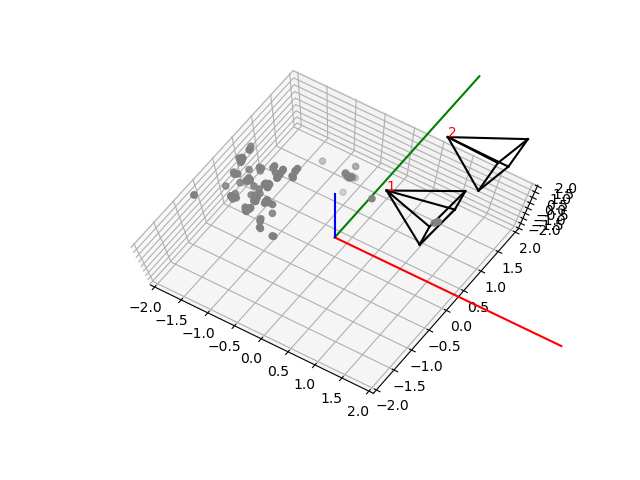
#> input picture project_2b/output/task_7/left_0 and left_1 points and camera pose1.png, 640 x 480 px; its folder holds only this picture in this run
$ jupyter execute --allow-errors task_7.ipynb
#> lines starting #> are read from the running program, lines starting #| are printed output that depends on the picture
[cell 1]
import cv2
import glob
import numpy as np
print("OpenCV version :  {0}".format(cv2.__version__))

# Step 1 Load the images and camera parameters.

[cell 2]
# 0 for grayscale
left_ = [cv2.imread(image, 0) for image in sorted(glob.glob("../../images/task_7/left_*.png"))]
#> left_ = 1 item
right_ = [cv2.imread(image, 0) for image in sorted(glob.glob("../../images/task_7/right_*.png"))]

import matplotlib.pyplot as plt
# [22 lines left out: function plot_figures, not called in this run]


# plot_figures({'left_0': left_[0], 'left_1': left_[1]}, 1, 2)

## Camera parameter matrices

[cell 3]
left_intrinsic = np.array([[423.27381306, 0, 341.34626532],
                           [0, 421.27401756, 269.28542111],
                           [0, 0, 1]])

right_intrinsic = np.array([[420.91160482, 0, 352.16135589],
                            [0, 418.72245958, 264.50726699],
                            [0, 0, 1]])

distCoeffs_left = np.array([-0.43394157423038077, 0.26707717557547866,
                             -0.00031144347020293427, 0.0005638938101488364,
                             -0.10970452266148858])
distCoeffs_right = np.array([-0.4145817681176909, 0.19961273246897668,
                             -0.00014832091141656534, -0.0013686760437966467,
                             -0.05113584625015141])

# Step 2 Detect, match, and associate features on the image pair.

## First, undistort the images

[cell 4]
def undistortImage(img, mtx, distCoeffs):
    h,  w = img.shape[:2]
    newcameramtx, roi = cv2.getOptimalNewCameraMatrix(mtx,distCoeffs,(w,h),0,(w,h))   # warp=0

#     dst = cv2.undistort(img, mtx, distCoeffs, None, newcameramtx)

    mapx, mapy = cv2.initUndistortRectifyMap(left_intrinsic, distCoeffs_left, None, newcameramtx, (w,h), 5)
    dst = cv2.remap(img, mapx, mapy, cv2.INTER_LINEAR)

    # crop the image
    x,y,w,h = roi
    return dst[y:y+h, x:x+w]

for i in range(len(left_)):
    left_[i] = undistortImage(left_[i], left_intrinsic, distCoeffs_left)
#> this loop made 1 pass
#> (newcameramtx in undistortImage, roi in undistortImage, x in undistortImage, y in undistortImage) on pass 1: ([[423.3, 0, 341.3], [0, 421.3, 269.3], [0, 0, 1]], (0, 0, 639, 479), 0, 0)
#> pass 1, in undistortImage, `mapx, mapy = cv2.initUndistortRectifyMap(left_intrinsic, distCoeffs_le..`:
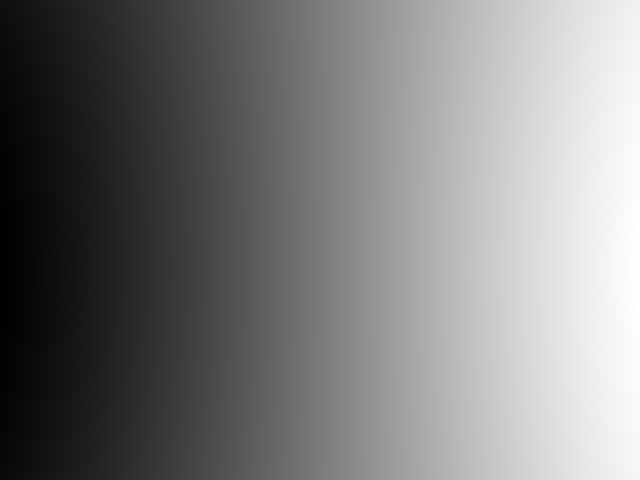
#> mapx: shape (480, 640) float32; min 68.54, max 591, mean 324.2; drawn with min black and max white
#> pass 1, in undistortImage, `mapx, mapy = cv2.initUndistortRectifyMap(left_intrinsic, distCoeffs_le..`:
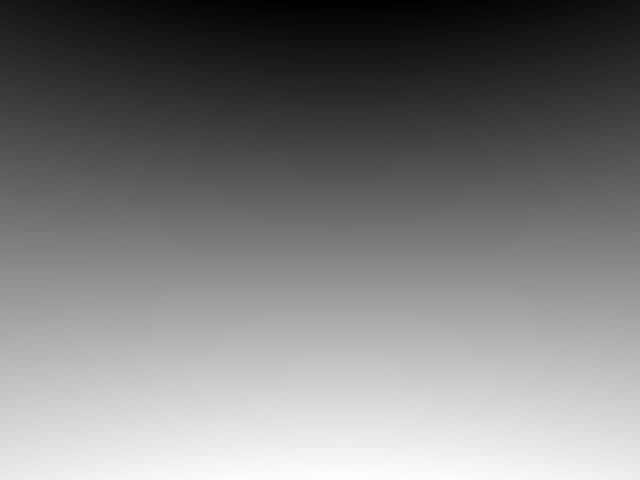
#> mapy: shape (480, 640) float32; min 37.59, max 459.4, mean 244.4; drawn with min black and max white
#> pass 1, in undistortImage, `dst = cv2.remap(img, mapx, mapy, cv2.INTER_LINEAR)`:
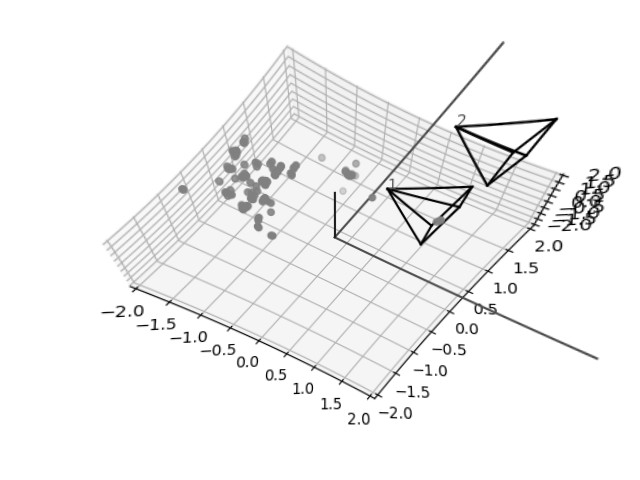
#> dst: shape (480, 640); min 0, max 255, mean 243.5

for i in range(len(right_)):
    right_[i] = undistortImage(right_[i], right_intrinsic, distCoeffs_right)
#> after the loop, right_ = []

# plot_figures({'left_0': left_[0], 'left_1': left_[1]}, 1, 2)

## Get ORB features

[cell 5]
left_0 = left_[0].copy()
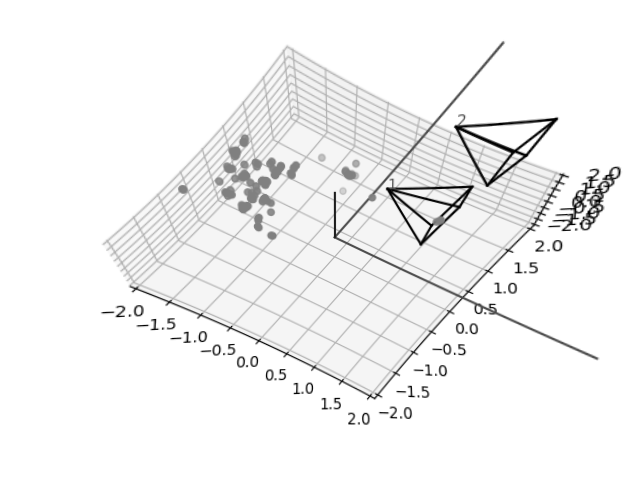
#> left_0: shape (479, 639); min 0, max 255, mean 243.5
#> (the rest of this cell did not finish here and is left out)

$ run again, on project_2b/output/task_7/left_0 and left_1 points and camera pose2.png
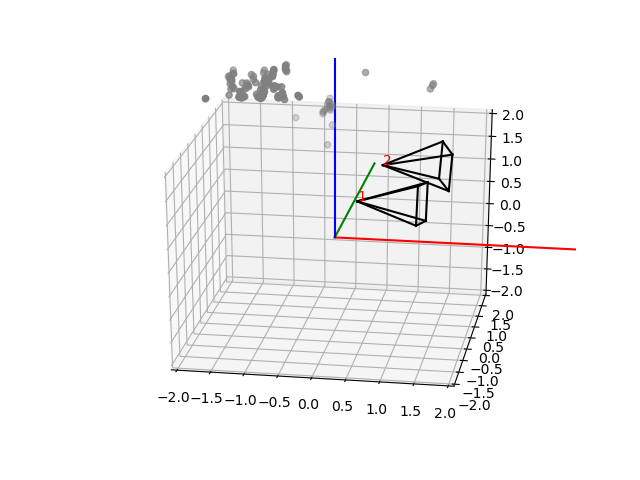
#> input picture project_2b/output/task_7/left_0 and left_1 points and camera pose2.png, 640 x 480 px
#> left_ = 1 item
#> the loop `for i in range(len(left_)):` made 1 pass
#> (newcameramtx in undistortImage, roi in undistortImage, x in undistortImage, y in undistortImage) on pass 1: ([[423.3, 0, 341.3], [0, 421.3, 269.3], [0, 0, 1]], (0, 0, 639, 479), 0, 0)
#> pass 1, in undistortImage, `dst = cv2.remap(img, mapx, mapy, cv2.INTER_LINEAR)`:
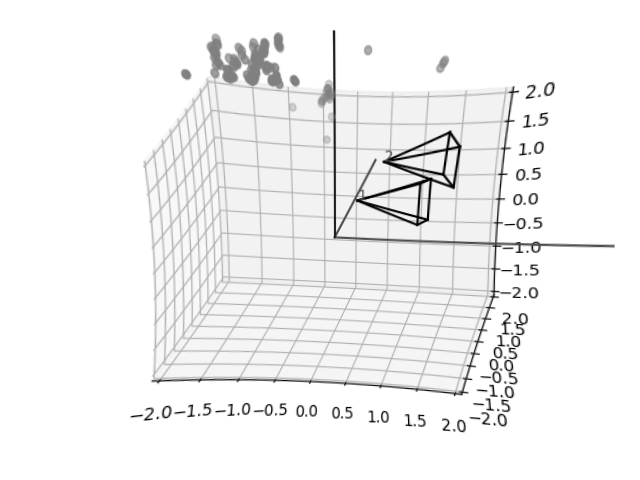
#> dst: shape (480, 640); min 0, max 255, mean 242.6
#> after the loop `for i in range(len(right_)):`: right_ = []
#> `left_0 = left_[0].copy()`:
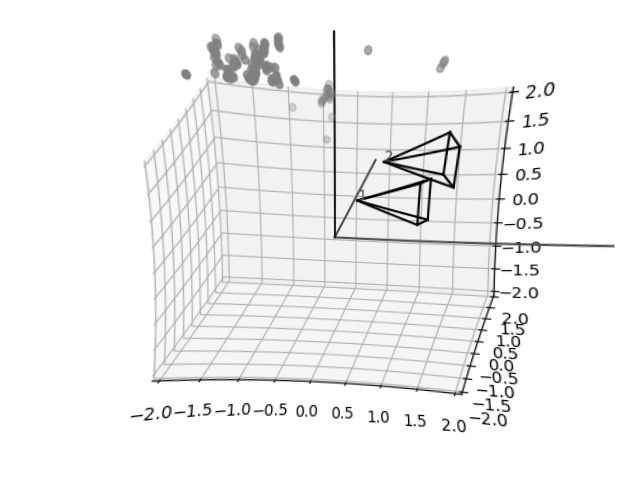
#> left_0: shape (479, 639); min 0, max 255, mean 242.6

$ run again, on project_2b/output/task_7/left_1 and left_2 points and camera pose1.png
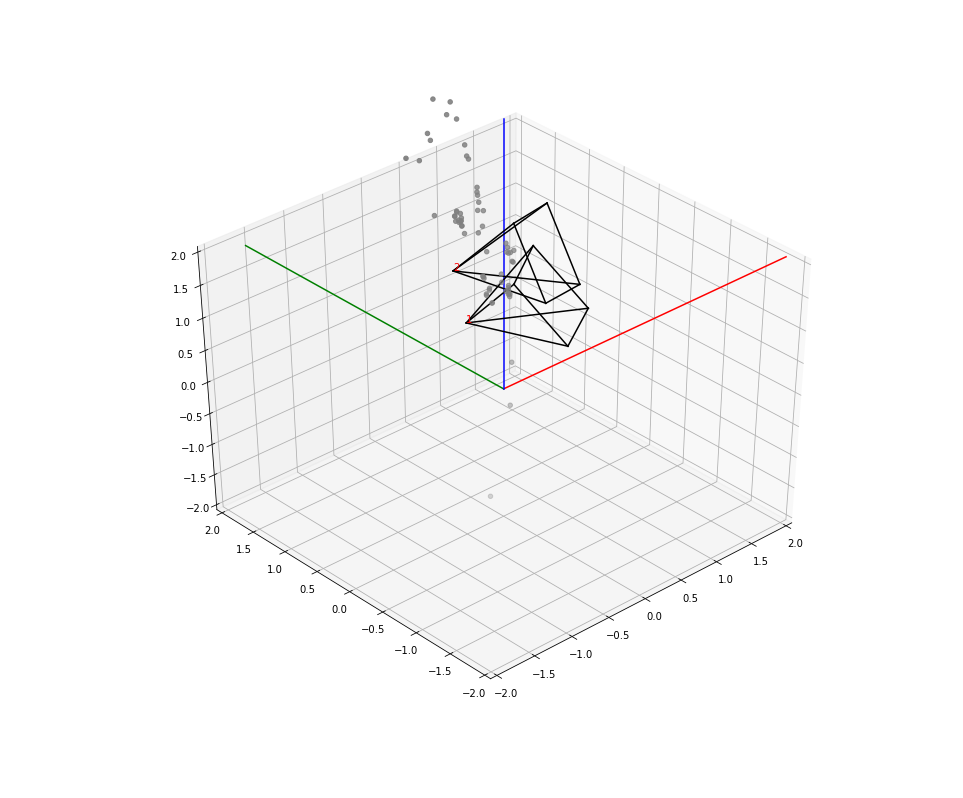
#> input picture project_2b/output/task_7/left_1 and left_2 points and camera pose1.png, 963 x 798 px
#> left_ = 1 item
#> the loop `for i in range(len(left_)):` made 1 pass
#> (newcameramtx in undistortImage, roi in undistortImage, x in undistortImage, y in undistortImage) on pass 1: ([[423.3, 0, 341.3], [0, 421.3, 269.3], [0, 0, 1]], (0, 0, 962, 797), 0, 0)
#> pass 1, in undistortImage, `mapx, mapy = cv2.initUndistortRectifyMap(left_intrinsic, distCoeffs_le..`:
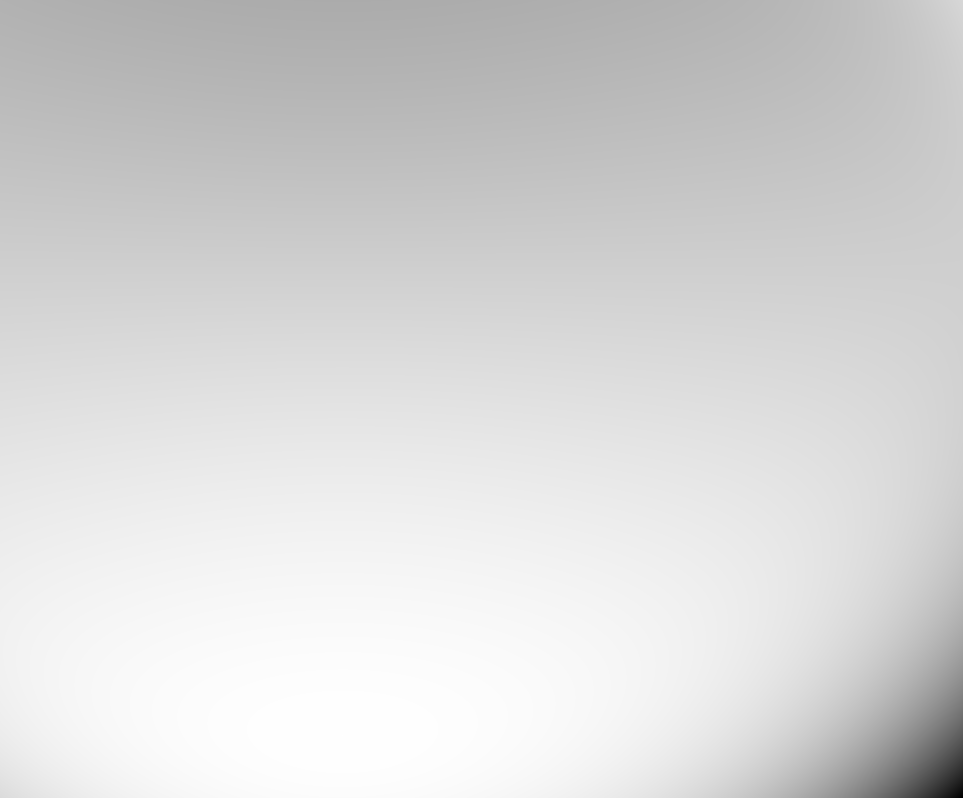
#> mapy: shape (798, 963) float32; min -1083.6, max 580.1, mean 325.5; drawn with min black and max white
#> after the loop `for i in range(len(right_)):`: right_ = []
#> `left_0 = left_[0].copy()`:
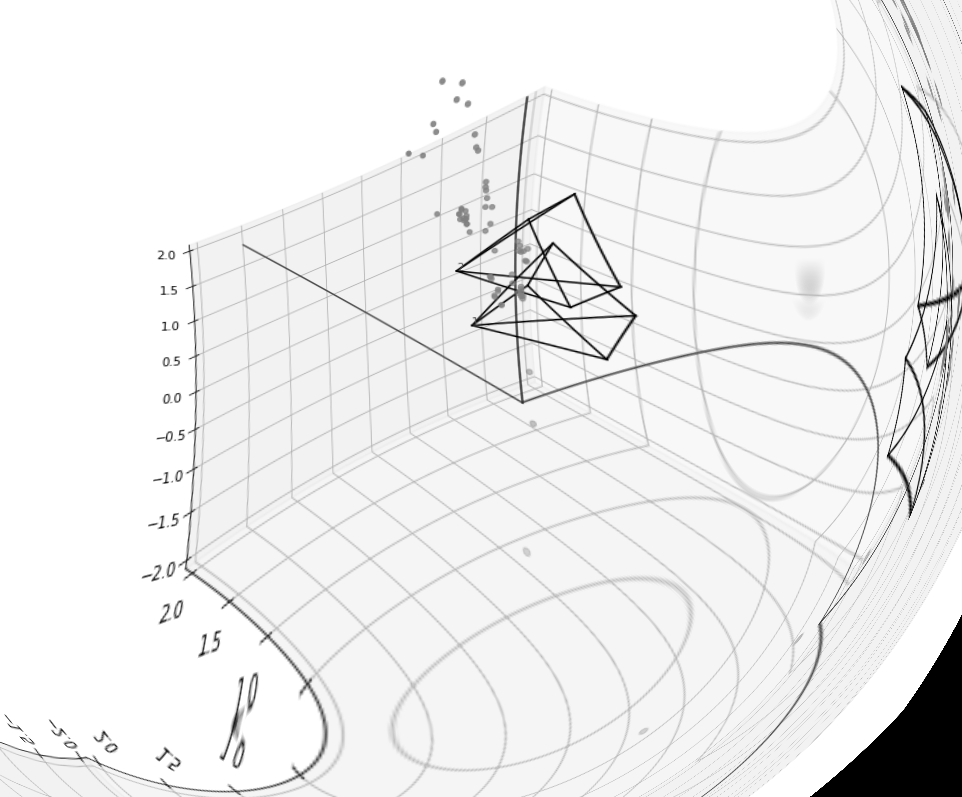
#> left_0: shape (797, 962); min 0, max 255, mean 239
